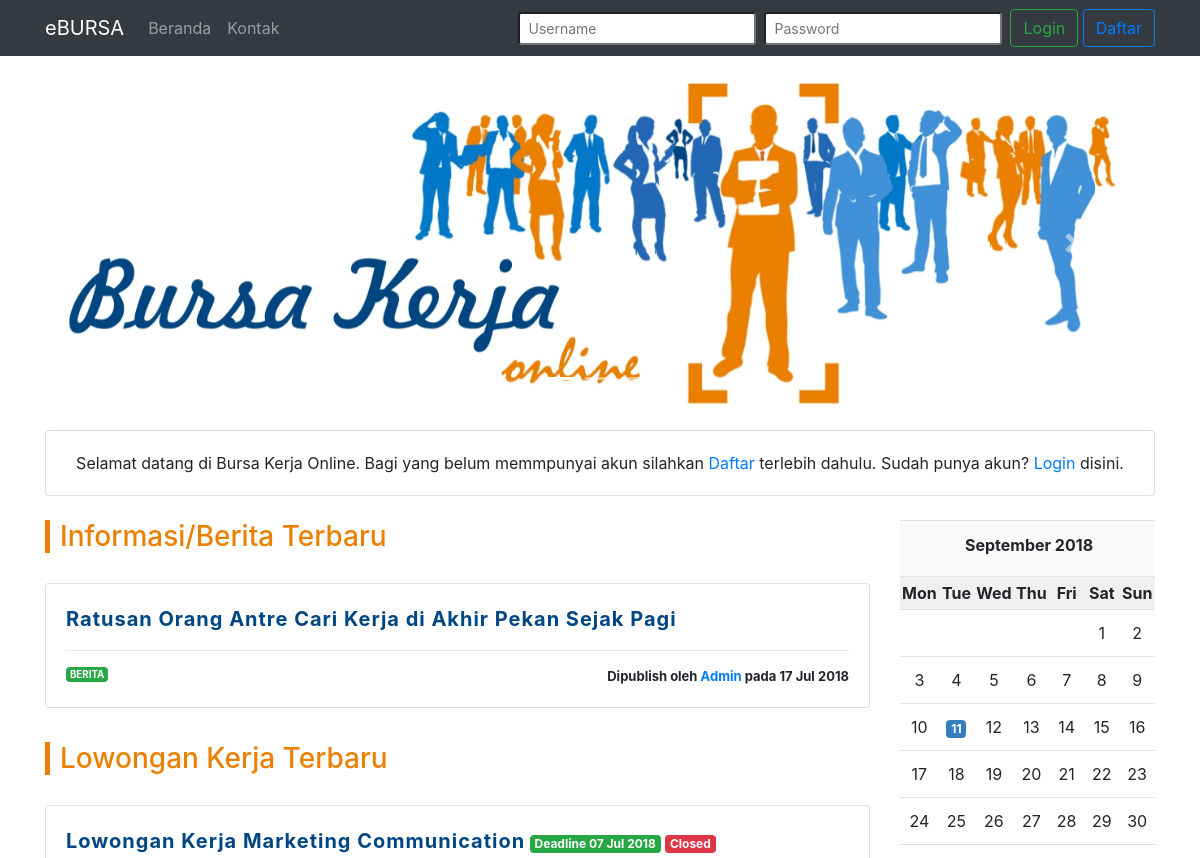
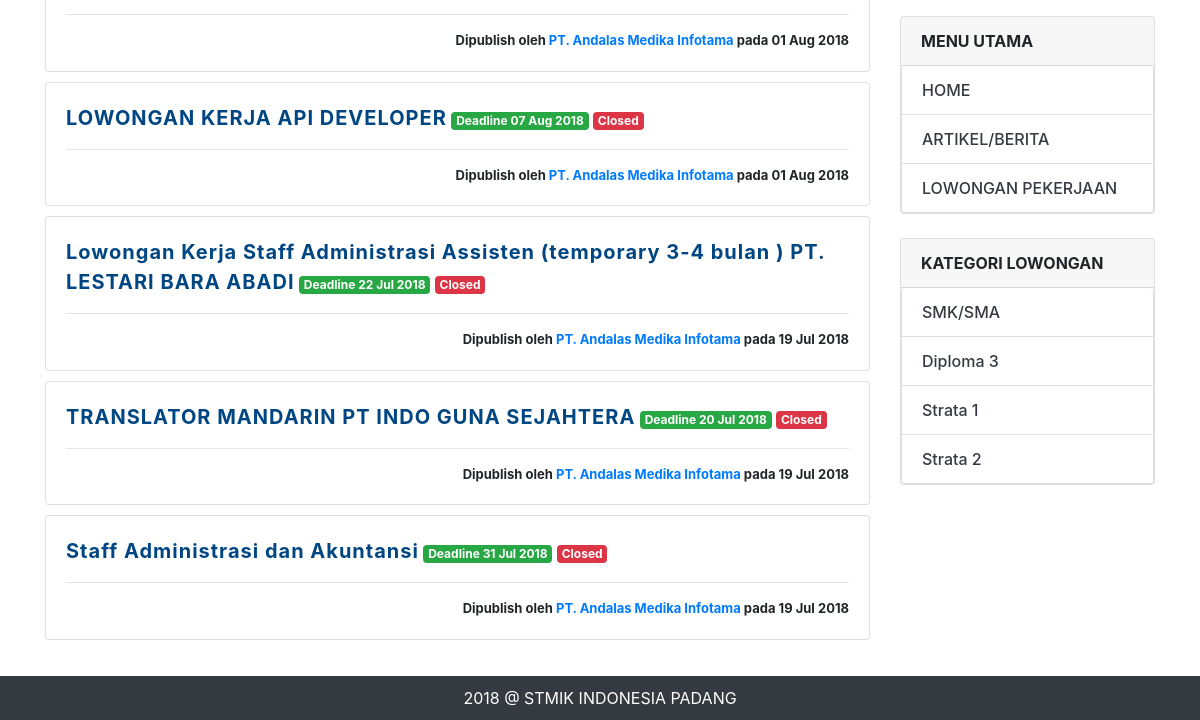
The app's page /main.php?page=home, older data (2 pictures, top to bottom).
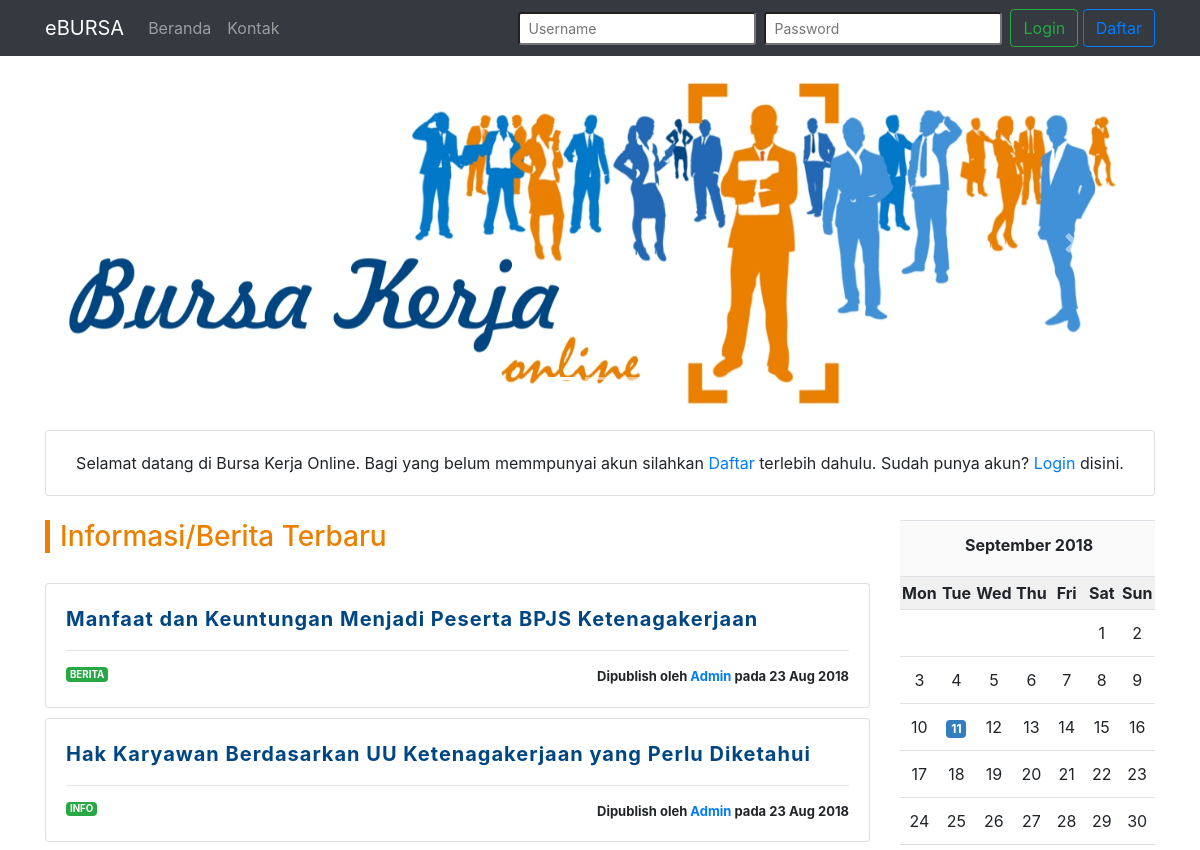
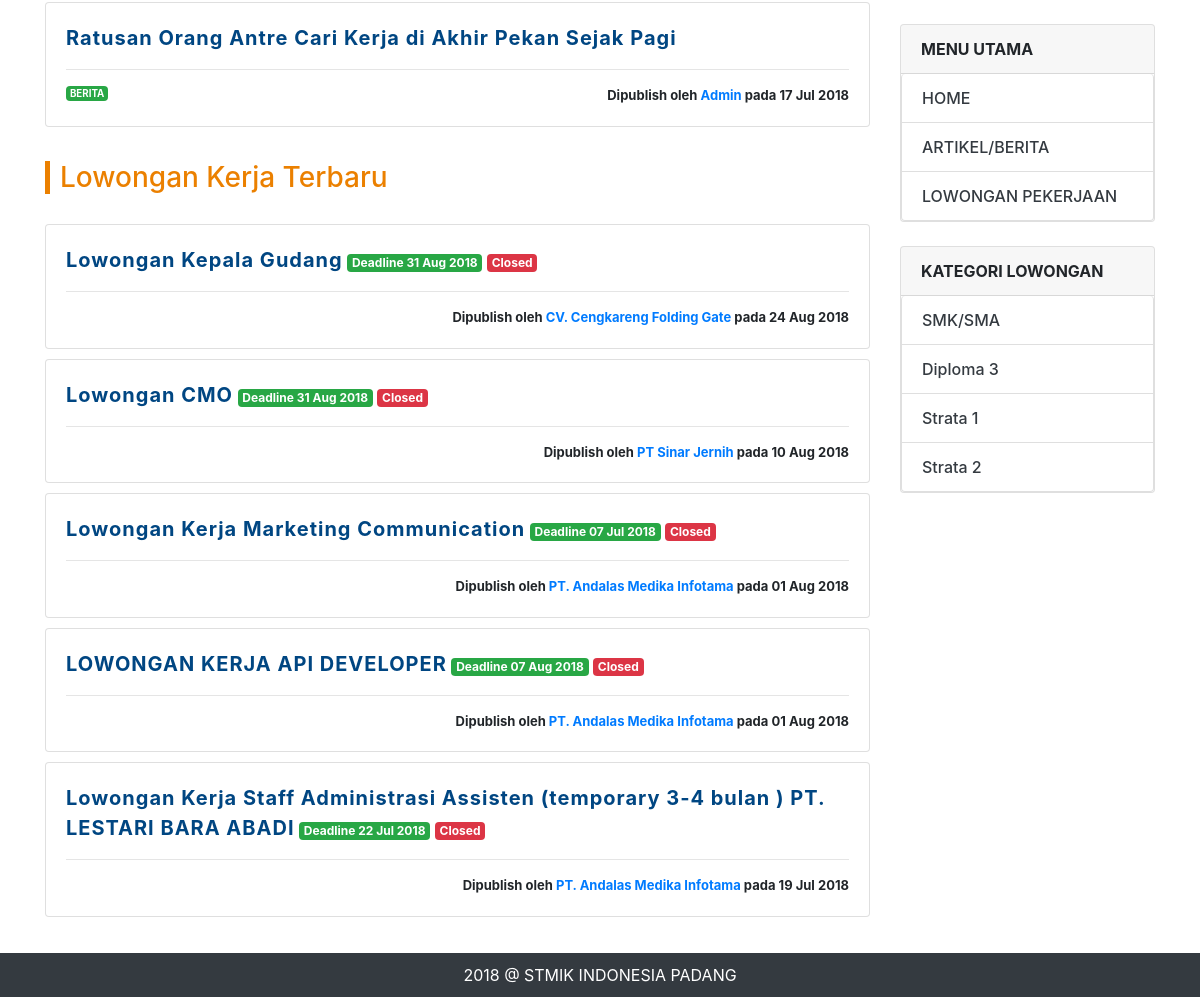
The same page, newer data (2 pictures, top to bottom).
### tables this page shows
CREATE TABLE `info_berita` (
  `id` int(11) NOT NULL AUTO_INCREMENT,
  `profil_admin_id` int(11) NOT NULL,
  `judul` varchar(200) NOT NULL,
  `tanggal` date NOT NULL,
  `kategori` enum('Berita','Event','Info') NOT NULL,
  `konten` text NOT NULL,
  `status` tinyint(1) NOT NULL,
  PRIMARY KEY (`id`),
  KEY `profil_admin_id` (`profil_admin_id`)
);

CREATE TABLE `lowongan` (
  `id` int(11) NOT NULL AUTO_INCREMENT,
  `profil_perusahaan_id` int(11) NOT NULL,
  `judul` varchar(255) NOT NULL,
  `tanggal_mulai` date NOT NULL,
  `tanggal_selesai` date NOT NULL,
  `deskripsi_pekerjaan` text NOT NULL,
  `deskripsi_persyaratan` text NOT NULL,
  `gaji` varchar(100) NOT NULL,
  `bann` tinyint(1) NOT NULL DEFAULT '0',
  `status` tinyint(1) NOT NULL,
  `gambar` varchar(255) DEFAULT 'no_image.jpg',
  `dibuat_pada` date NOT NULL,
  PRIMARY KEY (`id`),
  KEY `profil_perusahaan_id` (`profil_perusahaan_id`)
);

CREATE TABLE `profil_perusahaan` (
  `id` int(11) NOT NULL AUTO_INCREMENT,
  `user_akun_id` int(11) NOT NULL,
  `nama_perusahaan` varchar(50) NOT NULL,
  `no_siup` varchar(20) NOT NULL,
  `no_situ` varchar(20) NOT NULL,
  `bidang_usaha` varchar(50) NOT NULL,
  `alamat` text,
  `telepon` varchar(20) DEFAULT NULL,
  `deskripsi_perusahaan` text,
  `website` varchar(50) DEFAULT NULL,
  `email` varchar(50) NOT NULL,
  `logo_perusahaan` varchar(100) DEFAULT 'default.png',
  `slogan` varchar(50) DEFAULT NULL,
  `dibuat_pada` date NOT NULL,
  PRIMARY KEY (`id`),
  KEY `user_akun_id` (`user_akun_id`)
);

### cores/misc/function.php (called while the page is built, shortened)
<?php
	function koneksi() {
		$conn = mysqli_connect('localhost', 'root', '', 'dbbursa');
		return $conn;
	}
	function perusahaanGetNama($user_id) {
		$conn = koneksi();
		$sql = "SELECT nama_perusahaan FROM profil_perusahaan WHERE id = '$user_id'";
		$proc = mysqli_query($conn, $sql);
		$data = mysqli_fetch_assoc($proc);
		return $data['nama_perusahaan'];
	}
?>

### views/home.php (the view, shortened to what this page needs)
<?php include "views/partials/carousel.php"; ?>
<div class="card bg-scondary my-4 text-center">
	<div class="card-body">
		<p class="m-0">
			Selamat datang di Bursa Kerja Online. Bagi yang belum memmpunyai akun silahkan
			<a href="?page=daftar">Daftar</a> terlebih dahulu. Sudah punya akun?
			<a href="?page=login">Login</a> disini.
		</p>
	</div>
</div>
<div class="row">
	<div class="col-md-9">
		<div class="row">
			<div class="col-md-12">
				<h3 class="home-title">Informasi/Berita Terbaru</h3>
				<?php
					$list_data = [];
					$query = "SELECT * FROM info_berita WHERE status = '1' ORDER BY tanggal DESC LIMIT 5";
					$process = mysqli_query($conn, $query);
					while($row = mysqli_fetch_array($process)) {
						$list_data[] = $row;
					}
					foreach ($list_data as $key => $value) {
				?>
				<div class="row bt-mrg-10">
					<div class="col-md-12">
						<div class="card">
							<div class="card-body">
								<p class="post-title">
									<a href="?page=detail-info&id=<?php echo $value['id'] ?>" class=""><?php echo $value['judul'] ?></a>
								</p><hr>
								<p class="post-time text-right"><span class="badge badge-success float-left"><?php echo strtoupper($value['kategori']) ?></span>Dipublish oleh <a href="#">Admin</a> pada <?php echo date("d M Y", strtotime($value['tanggal'])) ?></p>
							</div>
						</div>
					</div>
				</div>
				<?php
					}
				?>
			</div>
		</div><br>
		<div class="row">
			<div class="col-md-12">
				<h3 class="home-title">Lowongan Kerja Terbaru</h3>
				<?php
					$list_data2 = array();
					$query2 = "SELECT * FROM lowongan ORDER BY dibuat_pada DESC LIMIT 5";
					$process2 = mysqli_query($conn, $query2);
					while($row = mysqli_fetch_array($process2)) {
						$list_data2[] = $row;
					}
					foreach ($list_data2 as $key => $value) {
				?>
				<div class="row bt-mrg-10">
					<div class="col-md-12">
						<div class="card">
							<div class="card-body">
								<p class="post-title">
									<a href="?page=detail-loker&id=<?php echo $value['id'] ?>"><?php echo $value['judul'] ?></a>
									<span class="badge badge-success">Deadline <?php echo date("d M Y", strtotime($value['tanggal_selesai'])) ?></span>
									<?php
										$date_now = date("Y-m-d");
										if ($value['status'] == 0 || $date_now > $value['tanggal_selesai']) {
											echo '<span class="badge badge-danger">Closed</span> ';
										}
									?>
								</p><hr>
								<p class="post-time text-right">Dipublish oleh <a href="#"><?php echo perusahaanGetNama($value['profil_perusahaan_id']) ?></a> pada <?php echo date("d M Y", strtotime($value['dibuat_pada'])) ?></p>
							</div>
						</div>
					</div>
				</div>
				<?php
					}
				?>
			</div>
		</div>
	</div>
	<div class="col-md-3">
		<?php include "views/partials/rightbar.php"; ?>
	</div>
</div>

### main.php (shortened to what this page needs)
<?php
	require 'cores/misc/function.php';
?>
<!DOCTYPE html>
<html>
<head>
	<link rel="stylesheet" href="assets/vendors/bootstrap/css/bootstrap.min.css">
	<link rel="stylesheet" href="assets/vendors/datatables/datatables.min.css">
	<link rel="stylesheet" href="assets/vendors/air-datepicker/dist/css/datepicker.min.css">
	<link rel="stylesheet" href="assets/vendors/zabuto/zabuto_calendar.min.css">
	<link rel="stylesheet" href="assets/css/app.css">
</head>
<body>
	<?php include "views/partials/navbar.php"; ?>
	<div class="container main-content">
		<div><br></div>
		<?php
			if (ISSET($_GET['page'])) {
				$page = $_GET['page'];
				if ($page == 'home') {
					include "views/home.php";
				} elseif ($page == 'login') {
					include "views/auth/login.php";
				} elseif ($page == 'daftar') {
					include "views/auth/daftar.php";
				} elseif ($page == 'lupa-password') {
					include "views/auth/lupa.php";
				} elseif ($page == 'aktivasi') {
					include "views/auth/aktivasi.php";
				} elseif ($page == 'reset-password') {
					include "views/auth/reset.php";
				} elseif ($page == 'info') {
					include "views/info.php";
				} elseif ($page == 'loker') {
					include "views/loker.php";
				} elseif ($page == 'loker-adv') {
					include "views/loker-adv.php";
				} elseif ($page == 'detail-loker') {
					include "views/detail-loker.php";
				} elseif ($page == 'detail-info') {
					include "views/detail-info.php";
				} elseif ($page == 'tambah-komentar-loker') {
					include "views/tambah-komentar-loker.php";
				} elseif ($page == 'tambah-komentar-info') {
					include "views/tambah-komentar-info.php";
				} elseif ($page == 'lamar-kerja') {
					include "views/lamar-kerja.php";
				} elseif ($page == 'profil-pencaker') {
					include "views/profil-pencaker.php";
				} elseif ($page == 'profil-perusahaan') {
					include "views/profil-perusahaan.php";
				} elseif ($page == 'kontak') {
					include "views/kontak.php";
				}
			}
		?>
	</div>
	<footer class="footer">
		<div class="container">
			<?php echo date('Y') ?> @ <a href="https://stmikindonesia.ac.id" target="_blank">STMIK INDONESIA PADANG</a>
		</div>
	</footer>
</body>
</html>

### views/partials/navbar.php (shortened to what this page needs)
<nav class="navbar navbar-expand-lg navbar-dark bg-dark">
	<div class="container">
		<a class="navbar-brand" href="/e-bursa">eBURSA</a>
		<div class="collapse navbar-collapse" id="navbarSupportedContent">
			<ul class="navbar-nav mr-auto">
				<li class="nav-item">
					<a class="nav-link" href="/e-bursa">Beranda</a>
				</li>
				<li class="nav-item">
					<a class="nav-link" href="?page=kontak">Kontak</a>
				</li>
			</ul>
			<?php
				if (!isset($_SESSION['username'])) {
			?>
				<form class="form-inline my-2 my-lg-0" method="POST" action="cores/auth/login_process.php">
					<input class="form-control-sm mr-sm-2" type="text" placeholder="Username" name="username">
					<input class="form-control-sm mr-sm-2" type="password" placeholder="Password" name="password">
					<button class="btn btn-outline-success my-2 my-sm-0" type="submit">Login</button> &nbsp;
					<a href="?page=daftar" class="btn btn-outline-primary my-2 my-sm-0">Daftar</a>
				</form>
			<?php
				}
			?>
		</div>
	</div>
</nav>

### views/partials/carousel.php (shortened to what this page needs)
<div id="carouselExampleIndicators" class="carousel slide" data-ride="carousel">
	<ol class="carousel-indicators">
		<li data-target="#carouselExampleIndicators" data-slide-to="0" class="active"></li>
		<li data-target="#carouselExampleIndicators" data-slide-to="1"></li>
		<li data-target="#carouselExampleIndicators" data-slide-to="2"></li>
	</ol>
	<div class="carousel-inner">
		<div class="carousel-item active">
			<img class="d-block w-100" src="assets/img/slider/slide-1.jpg" alt="First slide">
		</div>
	</div>
	<a class="carousel-control-prev" href="#carouselExampleIndicators" role="button" data-slide="prev">
		<span class="carousel-control-prev-icon" aria-hidden="true"></span>
	</a>
	<a class="carousel-control-next" href="#carouselExampleIndicators" role="button" data-slide="next">
		<span class="carousel-control-next-icon" aria-hidden="true"></span>
	</a>
</div>

### views/partials/rightbar.php
<div class="row">
	<div class="col-md-12">
		<div id="my-calendar"></div>
	</div>
</div><br>
<div class="row">
	<div class="col-md-12">
		<div class="card">
			<div class="card-header">
				<strong>MENU UTAMA</strong>
			</div>
			<ul class="list-group">
				<a href="?page=home" class="list-group-item">HOME</a>
				<a href="?page=info" class="list-group-item">ARTIKEL/BERITA</a>
				<a href="?page=loker" class="list-group-item">LOWONGAN PEKERJAAN</a>
			</ul>
		</div>
	</div>
</div><br>
<div class="row">
	<div class="col-md-12">
		<div class="card">
			<div class="card-header">
				<strong>KATEGORI LOWONGAN</strong>
			</div>
			<ul class="list-group">
				<a href="?page=loker-adv&key=sma" class="list-group-item">SMK/SMA</a>
				<a href="?page=loker-adv&key=d3" class="list-group-item">Diploma 3</a>
				<a href="?page=loker-adv&key=s1" class="list-group-item">Strata 1</a>
				<a href="?page=loker-adv&key=s2" class="list-group-item">Strata 2</a>
			</ul>
		</div>
	</div>
</div>

### assets/css/app.css (style rules this page uses)
.bt-mrg-10 { margin-bottom: 10px; }
.home-title { margin-bottom: 30px; color: #eb8000; border-left: 5px solid; padding-left: 10px; }
.post-title > a { font-size: 15pt; color: #004682; font-weight: bold; letter-spacing: 1px; }
.post-title > a { text-decoration: none; }
.post-time { font-size: 13px; font-weight: bold; margin-bottom: 0; }
.main-content { margin-bottom: 70px; }
.footer { bottom: 0; width: 100%; padding: 10px 0; background: #343a40; color: #ffffff; text-align: center; display: block; position: fixed; }
.footer > .container > a { text-decoration: none; color: #ffffff; }
.list-group-item { font-weight: 500; color: #343a40; }
.active { z-index: 0; }

Row changes from the older to the newer data that the page shows:
no longer on this page (row unchanged): lowongan: judul "TRANSLATOR MANDARIN PT INDO GUNA SEJAHTERA", tanggal_selesai "20 Jul 2018", status "Closed", profil_perusahaan.nama_perusahaan "PT. Andalas Medika Infotama", dibuat_pada "19 Jul 2018"
no longer on this page (row unchanged): lowongan: judul "Staff Administrasi dan Akuntansi", tanggal_selesai "31 Jul 2018", status "Closed", profil_perusahaan.nama_perusahaan "PT. Andalas Medika Infotama", dibuat_pada "19 Jul 2018"
added info_berita: judul "Manfaat dan Keuntungan Menjadi Peserta BPJS Ketenagakerjaan", kategori "BERITA", tanggal "23 Aug 2018"
added info_berita: judul "Hak Karyawan Berdasarkan UU Ketenagakerjaan yang Perlu Diketahui", kategori "INFO", tanggal "23 Aug 2018"
added lowongan: judul "Lowongan Kepala Gudang", tanggal_selesai "31 Aug 2018", status "Closed", profil_perusahaan.nama_perusahaan "CV. Cengkareng Folding Gate", dibuat_pada "24 Aug 2018"
added lowongan: judul "Lowongan CMO", tanggal_selesai "31 Aug 2018", status "Closed", profil_perusahaan.nama_perusahaan "PT Sinar Jernih", dibuat_pada "10 Aug 2018"
